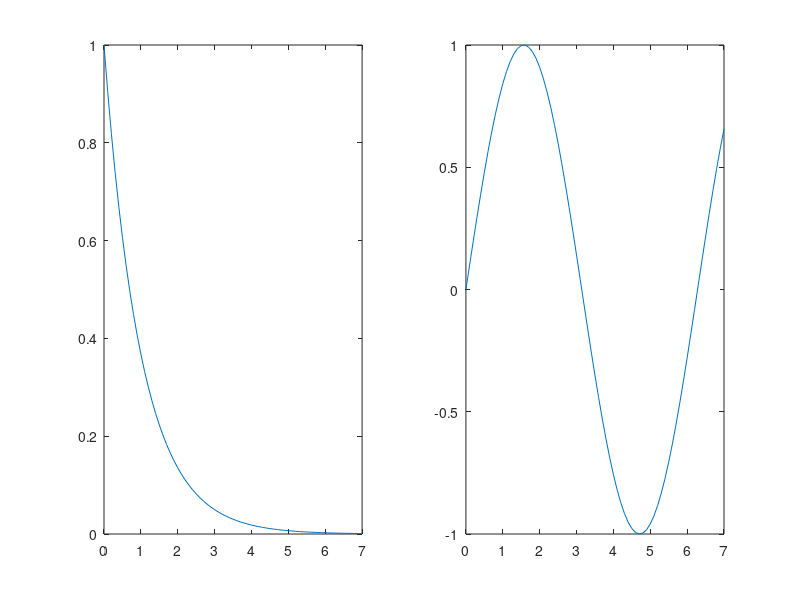

The MATLAB script that drew this image:
x = [0:0.1:7];
f = exp(-x);
% Первый график
subplot(1, 2, 1)
plot(x, f)
% Второй график
g = sin(x);
subplot(1, 2, 2)
plot(x, g)
